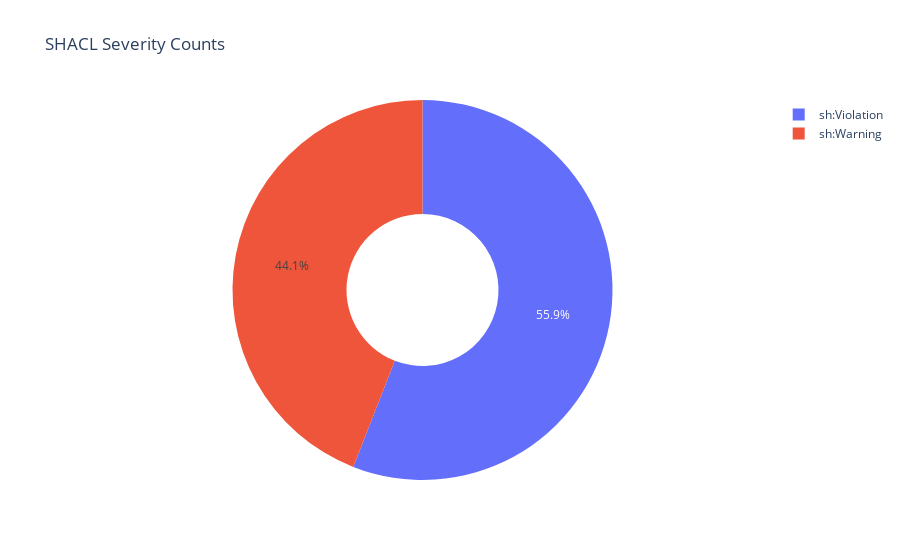

Source (notebook cell):
### Code cell
fig = px.pie(dfc, values='Count', names='severity',  title='SHACL Severity Counts', hole = 0.4,)
fig.show()

### Figure 1 — Plotly figure (JSON) as saved in the notebook; plotly's stock layout.template omitted (floating-point values rounded to 4 significant figures)
{"data": [{"domain": {"x": [0, 1], "y": [0, 1]}, "hole": 0.4, "hovertemplate": "severity=%{label}<br>Count=%{value}<extra></extra>", "labels": ["sh:Violation", "sh:Warning"], "legendgroup": "", "name": "", "showlegend": true, "type": "pie", "values": [2887, 2274]}], "layout": {"autosize": true, "legend": {"tracegroupgap": 0}, "title": {"text": "SHACL Severity Counts"}}}
